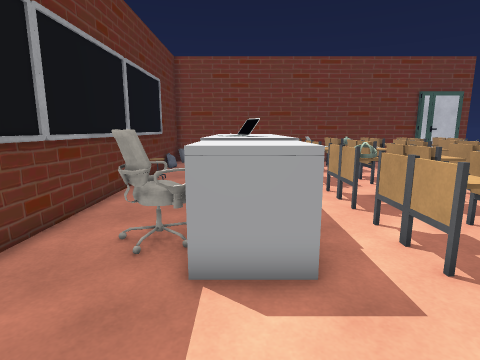
View 1 (above)

16 first-person views from a walk through a scene from a Unity 3-D project. The camera is 1.4 m above the floor, tilts 10° down and sees 80° across. The floor is counted in squares, 0.57 m on a side. Each view is taken from the middle of a square. On the plan, view 1 faces up. The plan holds only what a view shows up to about 18 squares ahead; the rest is blank. The place goes on beyond the plan. The player character is not drawn. Some animated figures are left out.

View 2
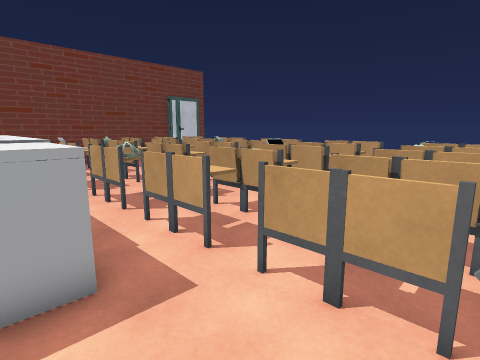

View 3
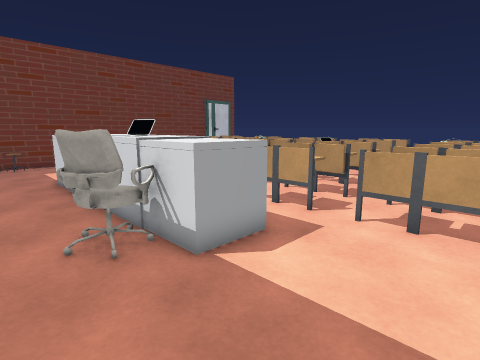

View 4
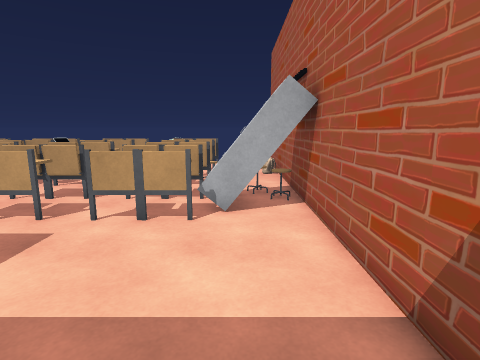

View 5
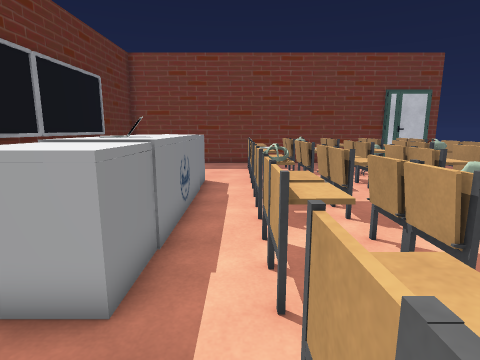

View 6
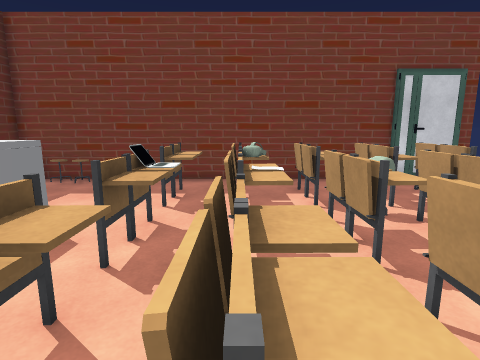

View 7
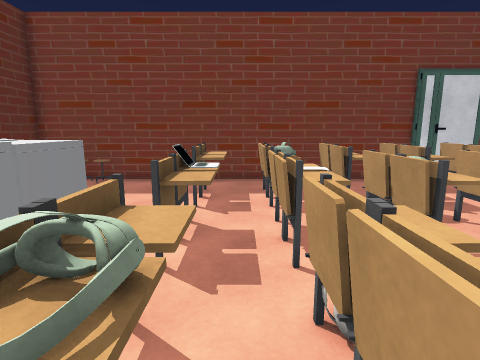

View 8
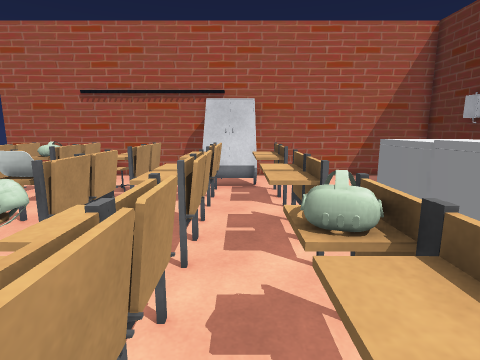

View 9
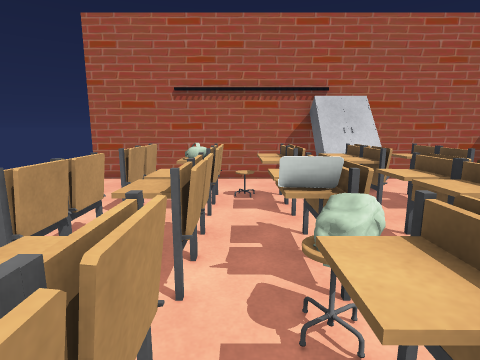

View 10
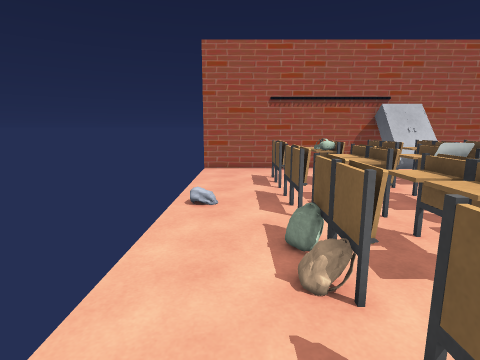

View 11
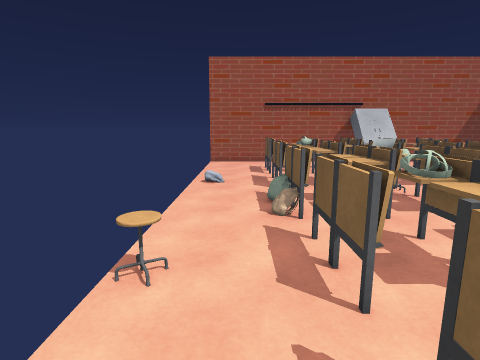

View 12
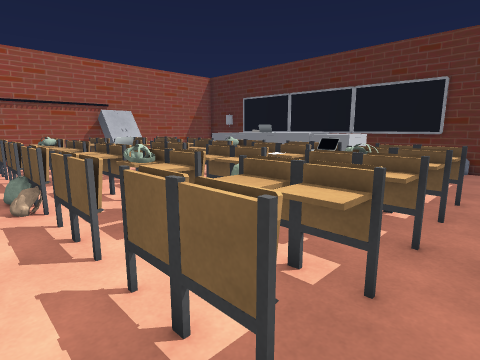

View 13
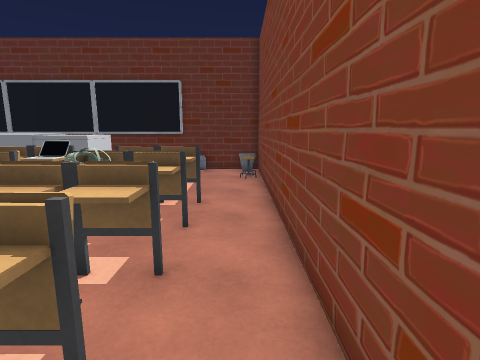

View 14
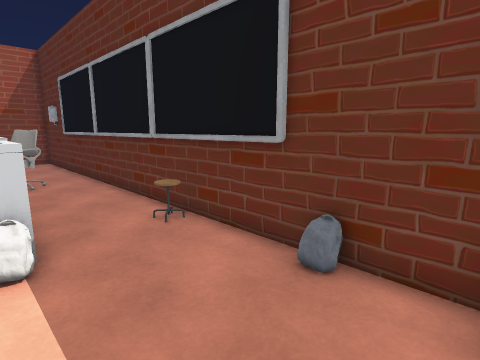

View 15
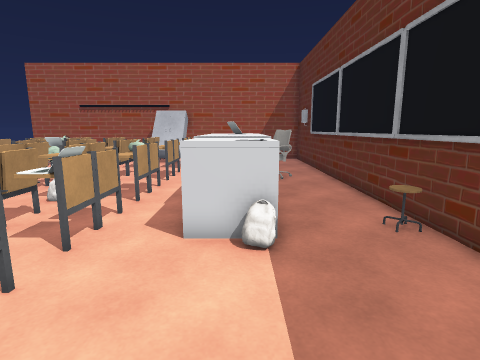

View 16
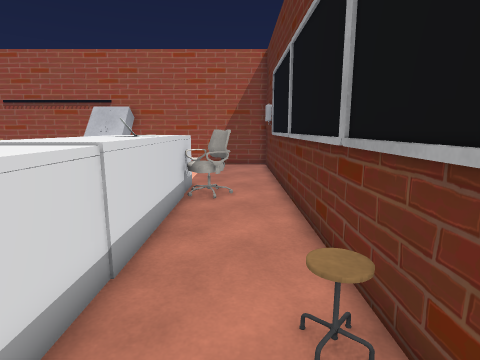

### Floor plan
Key: @ floor where view 1 was taken; # wall or solid block; x gap in a wall; . main floor; : floor 0.25 m higher than the main floor; = window, fence, low wall or low ledge; ^ raised ledge; v drop or lower ground; L laptop; O other object.
Columns run from 5 left of view 1 to 17 right of it. Each row starts with its distance up from view 1.
 22 ##O####################
 21 #OOOO.............. .
 20 #............#=.....
 19 #........^.^^#^.^^=..
 18 #........^.###^.^^=..
 17 #........^.O##^O^.x..
 16 #........x...#OO.......
 15 #...OOO.LL.^O#^.^^=...O
 14 #O..OOO..^.^O#^.^^=..OO
 13 #...OOO..^.^^#^.O.#....
 12 #...OOO................
 11 #...OOO..^.O^#^.^^O:...
 10 #...OOO..#.^^#^.^^#....
  9 #...OOO..O.^^#^.^^O....
  8 #...OOO......#O........
  7 #..OOOO..^.^^#L.^^#....
  6 #.OOOOO..^.^^#L.^^=....
  5 #..OOOO..^.^^#^.^^=....
  4 #...OOO......##........
  3 #........^.^^#^.O##....
  2 #........^.^^#^.##=....
  1 #........^.^^#=.^ =....
  0 #....@...OOOO#v.. .....
 -1 #........OOOO.... .....
 -2 #  ......OOOO..........
 -3 #######################

Where each view was taken, in squares from view 1:
view 1: 0 up, 0 right, facing up
view 2: 0 up, 0 right, facing up-right
view 3: 0 up, 4 left, facing up-right
view 4: 1 down, 4 left, facing right
view 5: 1 up, 3 right, facing up
view 6: 8 up, 6 right, facing up
view 7: 8 up, 5 right, facing up
view 8: 12 up, 5 right, facing down
view 9: 11 up, 10 right, facing down
view 10: 15 up, 15 right, facing down
view 11: 19 up, 15 right, facing down
view 12: 21 up, 15 right, facing down-left
view 13: 21 up, 13 right, facing left
view 14: 21 up, 0 right, facing down-left
view 15: 21 up, 0 right, facing down
view 16: 17 up, 3 left, facing down
